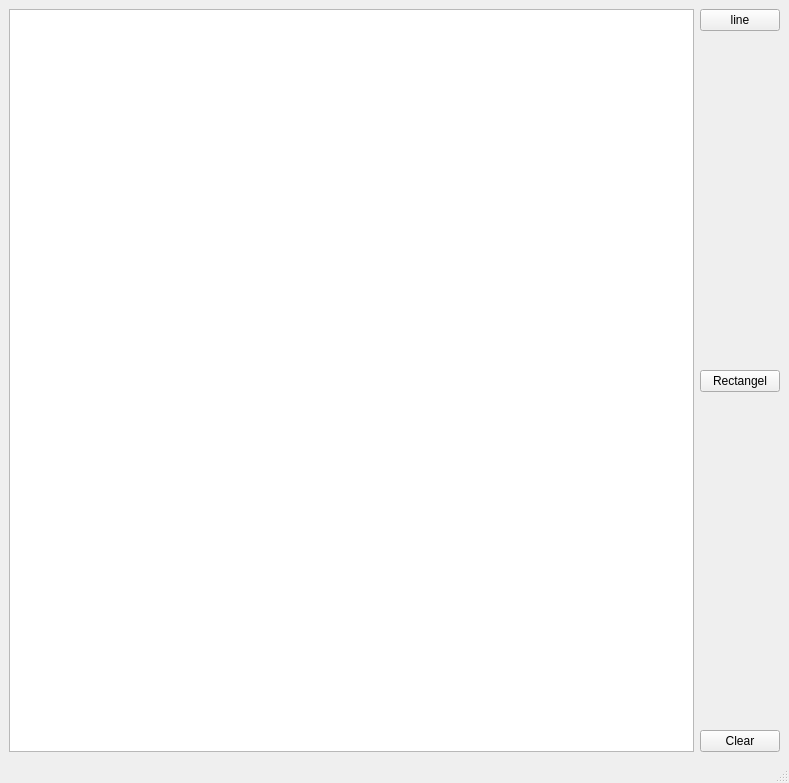
<?xml version="1.0" encoding="UTF-8"?>
<ui version="4.0">
 <class>MainWindow</class>
 <widget class="QMainWindow" name="MainWindow">
  <property name="geometry">
   <rect>
    <x>0</x>
    <y>0</y>
    <width>789</width>
    <height>783</height>
   </rect>
  </property>
  <property name="windowTitle">
   <string>MainWindow</string>
  </property>
  <widget class="QWidget" name="centralwidget">
   <layout class="QHBoxLayout" name="horizontalLayout_2">
    <item>
     <layout class="QHBoxLayout" name="horizontalLayout">
      <item>
       <widget class="QGraphicsView" name="graphicsView"/>
      </item>
      <item>
       <layout class="QVBoxLayout" name="verticalLayout">
        <item>
         <widget class="QPushButton" name="lineButton">
          <property name="text">
           <string>line</string>
          </property>
         </widget>
        </item>
        <item>
         <spacer name="verticalSpacer">
          <property name="orientation">
           <enum>Qt::Vertical</enum>
          </property>
          <property name="sizeHint" stdset="0">
           <size>
            <width>20</width>
            <height>40</height>
           </size>
          </property>
         </spacer>
        </item>
        <item>
         <widget class="QPushButton" name="rectangelButton">
          <property name="text">
           <string>Rectangel</string>
          </property>
         </widget>
        </item>
        <item>
         <spacer name="verticalSpacer_2">
          <property name="orientation">
           <enum>Qt::Vertical</enum>
          </property>
          <property name="sizeHint" stdset="0">
           <size>
            <width>20</width>
            <height>40</height>
           </size>
          </property>
         </spacer>
        </item>
        <item>
         <widget class="QPushButton" name="pushButton_3">
          <property name="text">
           <string>Clear</string>
          </property>
         </widget>
        </item>
       </layout>
      </item>
     </layout>
    </item>
   </layout>
  </widget>
  <widget class="QMenuBar" name="menubar">
   <property name="geometry">
    <rect>
     <x>0</x>
     <y>0</y>
     <width>789</width>
     <height>20</height>
    </rect>
   </property>
  </widget>
  <widget class="QStatusBar" name="statusbar"/>
 </widget>
 <resources/>
 <connections/>
</ui>
